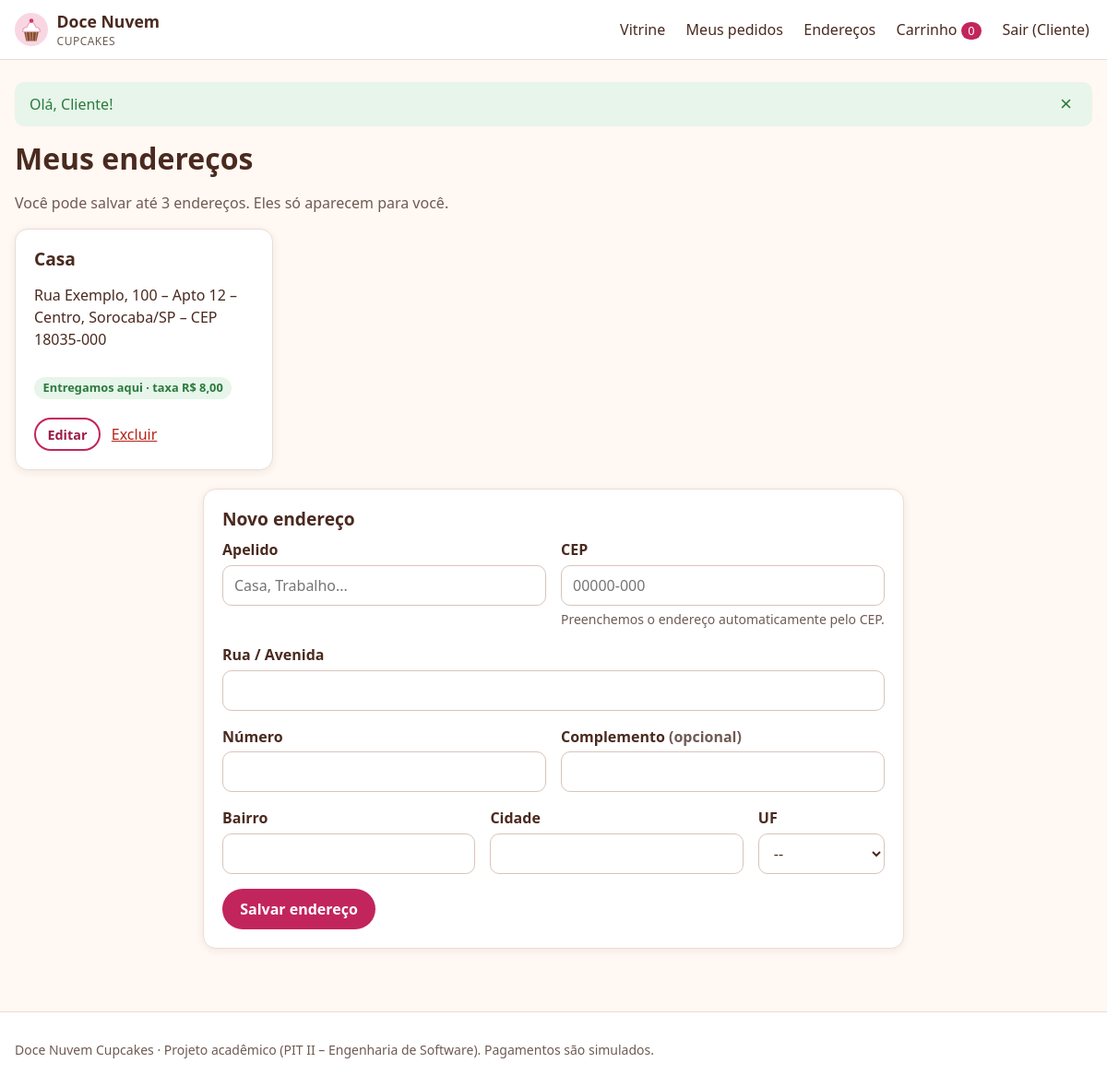
Screenshot of /enderecos (signed in) with the database file from the repository.
### tables this page shows
CREATE TABLE usuarios (
    id            INT UNSIGNED     NOT NULL AUTO_INCREMENT,
    nome          VARCHAR(100)     NOT NULL,
    email         VARCHAR(150)     NOT NULL,
    senha_hash    VARCHAR(255)     NOT NULL,
    perfil        ENUM('cliente','gerente') NOT NULL DEFAULT 'cliente',
    criado_em     DATETIME         NOT NULL DEFAULT CURRENT_TIMESTAMP,
    PRIMARY KEY (id),
    UNIQUE KEY uk_usuarios_email (email)
);

CREATE TABLE enderecos (
    id           INT UNSIGNED NOT NULL AUTO_INCREMENT,
    usuario_id   INT UNSIGNED NOT NULL,
    apelido      VARCHAR(30)  NOT NULL,
    cep          CHAR(8)      NOT NULL,
    logradouro   VARCHAR(120) NOT NULL,
    numero       VARCHAR(10)  NOT NULL,
    complemento  VARCHAR(60)  NULL,
    bairro       VARCHAR(60)  NOT NULL,
    cidade       VARCHAR(60)  NOT NULL,
    uf           CHAR(2)      NOT NULL,
    criado_em    DATETIME     NOT NULL DEFAULT CURRENT_TIMESTAMP,
    PRIMARY KEY (id),
    KEY idx_enderecos_usuario (usuario_id),
    CONSTRAINT fk_enderecos_usuario FOREIGN KEY (usuario_id) REFERENCES usuarios (id) ON DELETE CASCADE
);

CREATE TABLE zonas_entrega (
    id          INT UNSIGNED  NOT NULL AUTO_INCREMENT,
    nome        VARCHAR(60)   NOT NULL,
    cep_inicio  CHAR(8)       NOT NULL,
    cep_fim     CHAR(8)       NOT NULL,
    taxa        DECIMAL(10,2) NOT NULL,
    PRIMARY KEY (id),
    KEY idx_zonas_faixa (cep_inicio, cep_fim)
);

### app/Core/View.php (called while the page is built, shortened)
<?php
final class View
{
    public static function render(string $view, array $data = [], ?string $layout = 'layouts/main'): string
    {
        $data['errors'] ??= Session::pullErrors();
        $data['old'] ??= Session::pullOld();
        $content = self::renderFile($view, $data);
        return self::renderFile($layout, $data + ['content' => $content]);
    }
    private static function renderFile(string $view, array $data): string
    {
        $file = APP_PATH . '/Views/' . $view . '.php';
        extract($data, EXTR_SKIP);
        try {
            require $file;
        } catch (\Throwable $e) {
            ob_end_clean();
            throw $e;
        }
        return (string) ob_get_clean();
    }
    public static function partial(string $view, array $data = []): string
    {
        return self::renderFile('partials/' . $view, $data);
    }
}

### app/Controllers/AddressController.php (called while the page is built, shortened)
<?php
final class AddressController extends Controller
{
    public function index(): void
    {
        $addresses = (new Address())->forUser(Auth::id());
        $zones = new DeliveryZone();
        foreach ($addresses as &$address) {
            $address['zona'] = $zones->findByCep($address['cep']);
        }
        $this->view('enderecos/index', [
            'title' => 'Meus endereços',
            'addresses' => $addresses,
            'max' => Address::MAX_PER_USER,
            'return' => $this->request->query('voltar') === 'checkout' ? 'checkout' : '',
        ]);
    }
}

### public/index.php (called while the page is built, shortened)
<?php
require dirname(__DIR__) . '/app/bootstrap.php';
$request = Request::fromGlobals();
try {
    $router = new Router();
    $router->dispatch($request);
} catch (HttpException $e) {
    http_response_code($e->status);
    if ($request->wantsJson()) {
        header('Content-Type: application/json; charset=utf-8');
        echo json_encode(['erro' => $e->getMessage()], JSON_UNESCAPED_UNICODE);
    } else {
        echo View::render('errors/http', ['status' => $e->status, 'message' => $e->getMessage()]);
    }
} catch (Throwable $e) {
    $log = sprintf("[%s] %s: %s em %s:%d\n%s\n\n", date('Y-m-d H:i:s'), get_class($e), $e->getMessage(), $e->getFile(), $e->getLine(), $e->getTraceAsString());
    @file_put_contents(ROOT_PATH . '/storage/logs/app.log', $log, FILE_APPEND);
    http_response_code(500);
    $message = Config::bool('APP_DEBUG') ? $e->getMessage() : 'Algo deu errado do nosso lado. Já registramos o problema; tente novamente em instantes.';
    if ($request->wantsJson()) {
        header('Content-Type: application/json; charset=utf-8');
        echo json_encode(['erro' => $message], JSON_UNESCAPED_UNICODE);
    } else {
        try {
            echo View::render('errors/http', ['status' => 500, 'message' => $message]);
        } catch (Throwable) {
            echo '<h1>Erro 500</h1><p>' . e($message) . '</p>';
        }
    }
}

### app/bootstrap.php (called while the page is built, shortened)
<?php
spl_autoload_register(static function (string $class): void {
    $prefix = 'App\\';
    $relative = str_replace('\\', '/', substr($class, strlen($prefix)));
    $file = APP_PATH . '/' . $relative . '.php';
});
require APP_PATH . '/Core/helpers.php';

### app/Core/Database.php (called while the page is built, shortened)
<?php
final class Database
{
    private static ?PDO $pdo = null;
    public static function connection(): PDO
    {
        if (self::$pdo === null) {
            $dsn = sprintf(
                'mysql:host=%s;port=%s;dbname=%s;charset=utf8mb4',
                Config::get('DB_HOST', '127.0.0.1'),
                Config::get('DB_PORT', '3306'),
                Config::get('DB_NAME', 'cupcakes')
            );
            self::$pdo = new PDO($dsn, Config::get('DB_USER', 'root'), Config::get('DB_PASS', ''), [
                PDO::ATTR_ERRMODE => PDO::ERRMODE_EXCEPTION,
                PDO::ATTR_DEFAULT_FETCH_MODE => PDO::FETCH_ASSOC,
                PDO::ATTR_EMULATE_PREPARES => false,
            ]);
        }
        return self::$pdo;
    }
}

### app/Core/Session.php (called while the page is built, shortened)
<?php
final class Session
{
    public static function get(string $key, mixed $default = null): mixed
    {
        return $_SESSION[$key] ?? $default;
    }
    public static function pullFlash(): array
    {
        $messages = $_SESSION['_flash'] ?? [];
        return $messages;
    }
    public static function pullErrors(): array
    {
        $errors = $_SESSION['_errors'] ?? [];
        return $errors;
    }
    public static function pullOld(): array
    {
        $old = $_SESSION['_old'] ?? [];
        return $old;
    }
}

### app/Core/Auth.php (called while the page is built, shortened)
<?php
final class Auth
{
    private static ?array $cached = null;
    public static function user(): ?array
    {
        $id = Session::get('user_id');
        if (self::$cached === null || (int) self::$cached['id'] !== (int) $id) {
            self::$cached = (new User())->find((int) $id);
        }
        return self::$cached;
    }
    public static function id(): ?int
    {
        $user = self::user();
        return $user ? (int) $user['id'] : null;
    }
    public static function check(): bool
    {
        return self::user() !== null;
    }
}

### app/Models/Model.php (called while the page is built, shortened)
<?php
abstract class Model
{
    protected PDO $db;
    public function __construct(?PDO $db = null)
    {
        $this->db = $db ?? Database::connection();
    }
    protected function fetch(string $sql, array $params = []): ?array
    {
        $stmt = $this->db->prepare($sql);
        $stmt->execute($params);
        $row = $stmt->fetch();
        return $row === false ? null : $row;
    }
    protected function fetchAll(string $sql, array $params = []): array
    {
        $stmt = $this->db->prepare($sql);
        $stmt->execute($params);
        return $stmt->fetchAll();
    }
}

### app/Core/Config.php (called while the page is built, shortened)
<?php
final class Config
{
    private static array $values = [];
    public static function get(string $key, ?string $default = null): ?string
    {
        $env = getenv($key);
        if ($env !== false) {
            return $env;
        }
        return self::$values[$key] ?? $default;
    }
}

### app/Models/User.php (called while the page is built, shortened)
<?php
final class User extends Model
{
    public function find(int $id): ?array
    {
        return $this->fetch('SELECT id, nome, email, perfil, criado_em FROM usuarios WHERE id = ?', [$id]);
    }
}

### app/Core/Middleware.php (called while the page is built, shortened)
<?php
final class Middleware
{
    public static function run(string $name, Request $request): void
    {
        match ($name) {
            'auth' => self::auth($request),
            'gerente' => self::manager($request),
            'csrf' => self::csrf($request),
            default => throw new \InvalidArgumentException("Middleware desconhecido: {$name}"),
        };
    }
    private static function auth(Request $request): void
    {
        if (Auth::check()) {
            return;
        }
    }
}

### app/Models/Address.php (called while the page is built, shortened)
<?php
final class Address extends Model
{
    public function forUser(int $userId): array
    {
        return $this->fetchAll('SELECT * FROM enderecos WHERE usuario_id = ? ORDER BY id', [$userId]);
    }
    public static function format(array $a): string
    {
        $line = "{$a['logradouro']}, {$a['numero']}";
        if (!empty($a['complemento'])) {
            $line .= " – {$a['complemento']}";
        }
        return "{$line} – {$a['bairro']}, {$a['cidade']}/{$a['uf']} – CEP " . format_cep($a['cep']);
    }
}

### app/Core/helpers.php (called while the page is built, shortened)
<?php
function e(mixed $value): string
{
    return htmlspecialchars((string) $value, ENT_QUOTES | ENT_SUBSTITUTE, 'UTF-8');
}
function url(string $path = '/'): string
{
    $base = rtrim((string) Config::get('BASE_PATH', ''), '/');
    return $base . '/' . ltrim($path, '/');
}
function asset(string $path): string
{
    return url('assets/' . ltrim($path, '/'));
}
function money(float|int|string $value): string
{
    return 'R$ ' . number_format((float) $value, 2, ',', '.');
}
function format_cep(string $cep): string
{
    return strlen($cep) === 8 ? substr($cep, 0, 5) . '-' . substr($cep, 5) : $cep;
}

### app/Models/DeliveryZone.php (called while the page is built, shortened)
<?php
final class DeliveryZone extends Model
{
    public function findByCep(string $cep): ?array
    {
        return $this->fetch(
            'SELECT * FROM zonas_entrega WHERE ? BETWEEN cep_inicio AND cep_fim ORDER BY taxa LIMIT 1',
            [$cep]
        );
    }
}

### app/Services/Cart.php (called while the page is built, shortened)
<?php
final class Cart
{
    private array $lines;
    public function __construct(array &$storage)
    {
        $storage['cart'] ??= [];
        $this->lines = &$storage['cart'];
    }
    public static function fromSession(): self
    {
        return new self($_SESSION);
    }
    public function count(): int
    {
        return array_sum(array_column($this->lines, 'quantidade'));
    }
}

### app/Views/enderecos/index.php (the view, shortened to what this page needs)
<h1>Meus endereços</h1>
<p class="muted">Você pode salvar até <?= (int) $max ?> endereços. Eles só aparecem para você.</p>
<div class="address-list">
    <?php foreach ($addresses as $a): ?>
        <article class="card address-card">
            <h2><?= e($a['apelido']) ?></h2>
            <p><?= e(App\Models\Address::format($a)) ?></p>
            <?php if ($a['zona']): ?>
                <p class="tag tag-ok">Entregamos aqui · taxa <?= money($a['zona']['taxa']) ?></p>
            <?php else: ?>
                <p class="tag tag-warn">Fora da área de entrega</p>
            <?php endif; ?>
            <div class="actions">
                <a class="btn btn-small btn-secondary" href="<?= url('enderecos/' . $a['id'] . '/editar') ?>">Editar</a>
                <form method="post" action="<?= url('enderecos/' . $a['id'] . '/excluir') ?>" data-confirm="Excluir o endereço “<?= e($a['apelido']) ?>”?">
                    <button type="submit" class="link-button danger">Excluir</button>
                </form>
            </div>
        </article>
    <?php endforeach; ?>
</div>
<?php if (count($addresses) < $max): ?>
    <section class="card form-card wide" aria-labelledby="novo-endereco">
        <h2 id="novo-endereco">Novo endereço</h2>
        <form method="post" action="<?= url('enderecos') ?>" class="form" novalidate>
            <?= App\Core\View::partial('address-fields', ['values' => $old, 'errors' => $errors]) ?>
            <button type="submit" class="btn">Salvar endereço</button>
        </form>
    </section>
<?php else: ?>
    <p class="notice">Você atingiu o limite de <?= (int) $max ?> endereços. Exclua um para cadastrar outro.</p>
<?php endif; ?>

### app/Core/Router.php (shortened to what this page needs)
<?php
final class Router
{
    private array $routes = [];
    private function add(string $method, string $path, string $handler, array $middleware): void
    {
        $this->routes[] = compact('method', 'pattern', 'handler', 'middleware');
    }
    public function dispatch(Request $request): void
    {
        $pathMatched = false;
        foreach ($this->routes as $route) {
            if (!preg_match($route['pattern'], $request->path, $matches)) {
                continue;
            }
            $pathMatched = true;
            foreach ($route['middleware'] as $middleware) {
                Middleware::run($middleware, $request);
            }
            $params = array_map('intval', array_filter($matches, 'is_string', ARRAY_FILTER_USE_KEY));
            [$controllerName, $action] = explode('@', $route['handler']);
            $controller = new $class($request);
            $controller->{$action}(...array_values($params));
            return;
        }
        throw new HttpException($pathMatched ? 405 : 404);
    }
}

### app/Views/layouts/main.php (shortened to what this page needs)
<?php
$user = Auth::user();
$cartCount = Cart::fromSession()->count();
$current = parse_url($_SERVER['REQUEST_URI'] ?? '/', PHP_URL_PATH);
?>
<!doctype html>
<html lang="pt-BR">
<head>
    <link rel="stylesheet" href="<?= asset('css/app.css') ?>">
</head>
<body data-base="<?= e(url('/')) ?>">
<header class="site-header">
    <div class="container header-inner">
        <a class="brand" href="<?= url('/') ?>">
            <img src="<?= asset('img/logo.svg') ?>" alt="" width="36" height="36">
            <span>Doce Nuvem <small>Cupcakes</small></span>
        </a>
        <nav id="menu-principal" class="main-nav" aria-label="Principal">
            <a href="<?= url('/') ?>" <?= $current === url('/') ? 'aria-current="page"' : '' ?>>Vitrine</a>
            <?php if ($user): ?>
                <a href="<?= url('pedidos') ?>">Meus pedidos</a>
                <a href="<?= url('enderecos') ?>">Endereços</a>
            <?php endif; ?>
            <a href="<?= url('carrinho') ?>" class="nav-cart">
                Carrinho <span class="badge" aria-label="<?= $cartCount ?> itens"><?= $cartCount ?></span>
            </a>
            <?php if ($user): ?>
                <form method="post" action="<?= url('logout') ?>" class="inline-form">
                    <button type="submit" class="link-button">Sair (<?= e(explode(' ', $user['nome'])[0]) ?>)</button>
                </form>
            <?php else: ?>
                <a href="<?= url('login') ?>">Entrar</a>
                <a href="<?= url('cadastro') ?>" class="btn btn-small">Criar conta</a>
            <?php endif; ?>
        </nav>
    </div>
</header>
<main id="conteudo" class="container">
    <?= App\Core\View::partial('flash', ['messages' => Session::pullFlash()]) ?>
    <?= $content ?>
</main>
<footer class="site-footer">
    <div class="container">
        <p>Doce Nuvem Cupcakes · Projeto acadêmico (PIT II – Engenharia de Software). Pagamentos são simulados.</p>
    </div>
</footer>
</body>
</html>

### rows the page displays
usuarios: nome "Cliente"
enderecos: apelido "Casa", logradouro+numero+complemento "Rua Exemplo, 100 – Apto 12 – Centro, Sorocaba/SP – CEP 18035-000"
zonas_entrega: taxa "R$ 8,00"

### other values shown
$flash['message'] "Olá, Cliente!"
